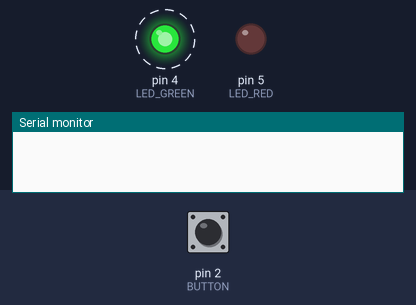
The sketch below on a simulated Arduino Uno, built with avr-gcc and run on an emulated ATmega328P. Parts: output pins drawn as LEDs (lit = HIGH), the last lines printed to the serial monitor. Dashed ring = blinking. The inputs (shaded band) are chosen by the test bench; at power-on: pin 2 (BUTTON) LOW.

Above: at 1.2 s.
1.3 s: pin 2 (BUTTON) pulled HIGH for 0.15 s
At 1.4 s:
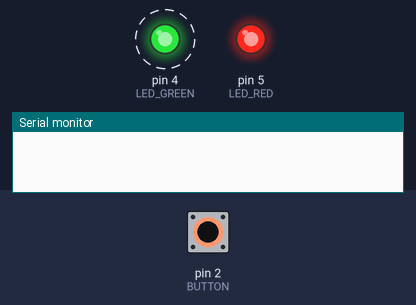
4.3 s: pin 2 (BUTTON) pulled HIGH for 1 s
At 6.8 s:
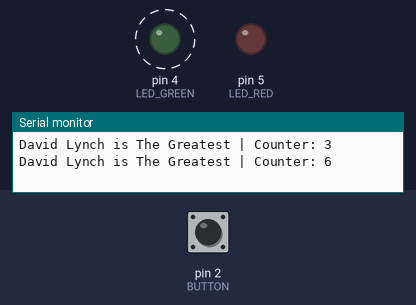
7.3 s: pin 2 (BUTTON) pulled HIGH for 3.2 s
At 8.4 s:
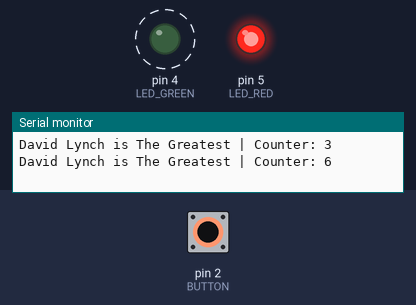
Timing chart, 0 to 18.0 s (numbered marks = the images above; inputs shaded):
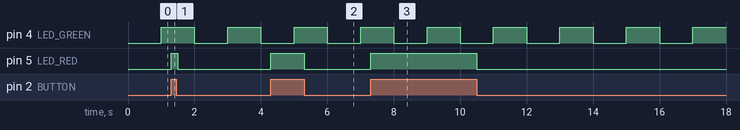

Measured:
- after the input at 1.3 s, pin 5 (LED_RED): LOW → HIGH at once, → LOW 0.20 s later
- after the input at 4.3 s, pin 5 (LED_RED): LOW → HIGH at once, → LOW 1.0 s later
- after the input at 7.3 s, pin 5 (LED_RED): LOW → HIGH at once, → LOW 3.2 s later
- by itself, pin 4 (LED_GREEN): alternates HIGH for 1.0 s and LOW for 1.0 s

The sketch:

sketch_Lab3.ino
```cpp
//Lab 3

#define LED_RED 5         // Red LED pin
#define LED_GREEN 4       // Green LED pin
#define BUTTON 2          // Button pin

volatile unsigned long gCounter = 0;      // Global counter for Task 1 (declared volatile)
unsigned long gPreviousMillisTask1 = 0;   // Timer for Task 1
unsigned long gPreviousMillisTask2 = 0;   // Timer for Task 2
unsigned long gPreviousMillisMainTask = 0; // Timer for Main Task

const unsigned long gIntervalTask1 = 1000;   // Interval for Task 1 (1 Hz, 1000 ms)
const unsigned long gIntervalTask2 = 100;    // Interval for Task 2 (10 Hz, 100 ms)
const unsigned long gIntervalMainTask = 3000; // Interval for Main Task (3 seconds)

void setup() {
  // Initialize serial communication for debugging and printing messages
  Serial.begin(9600);

  // Configure pins as output or input
  pinMode(LED_RED, OUTPUT);    // Set Red LED pin as output
  pinMode(LED_GREEN, OUTPUT);  // Set Green LED pin as output
  pinMode(BUTTON, INPUT);      // Set Button pin as input
}

void loop() {
  // Get the current time using millis()
  unsigned long currentMillis = millis();

  // === Task 1: Blink Green LED at 1 Hz ===
  if (currentMillis - gPreviousMillisTask1 >= gIntervalTask1) {
    gPreviousMillisTask1 = currentMillis; // Reset Task 1 timer

    // Toggle Green LED state
    digitalWrite(LED_GREEN, !digitalRead(LED_GREEN));

    // Increment the global counter (used as a timer for the main task)
    gCounter++;
  }

  // === Task 2: Read button state and control Red LED at 10 Hz ===
  if (currentMillis - gPreviousMillisTask2 >= gIntervalTask2) {
    gPreviousMillisTask2 = currentMillis; // Reset Task 2 timer

    // Read the current state of the button
    int buttonState = digitalRead(BUTTON);

    // If button is pressed (HIGH), turn on Red LED. Otherwise, turn it off
    if (buttonState == HIGH) {
      digitalWrite(LED_RED, HIGH);  // Turn on Red LED
    } else {
      digitalWrite(LED_RED, LOW);   // Turn off Red LED
    }
  }

  // === Main Task: Print a message every 3 seconds ===
  if (currentMillis - gPreviousMillisMainTask >= gIntervalMainTask) {
    gPreviousMillisMainTask = currentMillis; // Reset Main Task timer

    // Print a message to the Serial Monitor
    Serial.print("David Lynch is The Greatest | Counter: ");
    Serial.println(gCounter); // Include the counter value
  }
}
```
